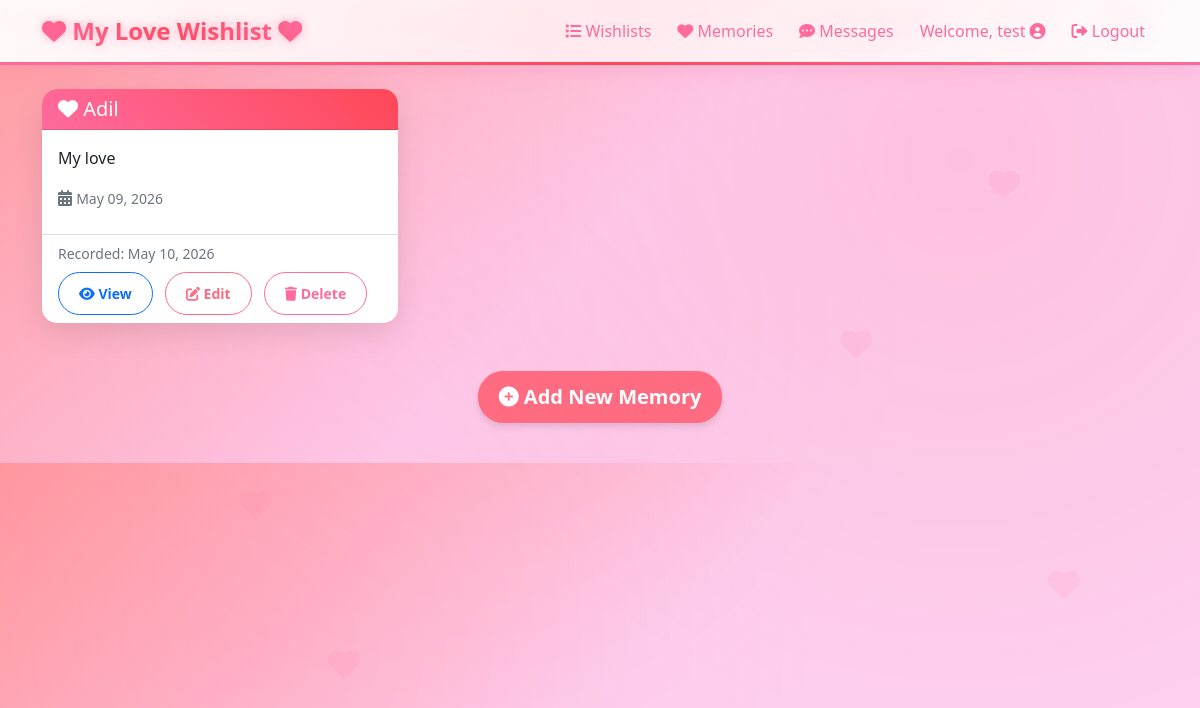
/memories/ (signed in), run on the app's committed database.
### wishlistapp/models.py (models this page shows, shortened)
class Memory(models.Model):
    title = models.CharField(max_length=200)
    description = models.TextField()
    memory_date = models.DateField(help_text="When did this memory happen?")
    created_at = models.DateTimeField(auto_now_add=True)
    updated_at = models.DateTimeField(auto_now=True)
    user = models.ForeignKey(User, on_delete=models.CASCADE, related_name='memories')

### wishlistapp/views.py (the view)
# urls.py: path('memories/', views.MemoryListView.as_view(), name='memory_list'),
class MemoryListView(LoginRequiredMixin, ListView):
    model = Memory
    template_name = 'wishlistapp/memory_list.html'
    context_object_name = 'memories'
    ordering = ['-memory_date']
    def get_queryset(self):
        if self.request.user.is_superuser:
            return Memory.objects.all()
        return Memory.objects.filter(user=self.request.user)

### wishlistapp/templates/wishlistapp/memory_list.html (shortened to what this page needs)
{% extends 'wishlistapp/base.html' %}
{% block content %}
<div class="row">
    {% for memory in memories %}
    <div class="col-md-6 col-lg-4 mb-4">
        <div class="card h-100">
            <div class="card-header">
                <h5 class="card-title mb-0">
                    <i class="fas fa-heart"></i> {{ memory.title }}
                </h5>
            </div>
            <div class="card-body">
                <p class="card-text">{{ memory.description|truncatechars:100 }}</p>
                <div class="mb-2">
                    <i class="fas fa-calendar-alt text-muted"></i>
                    <small class="text-muted">{{ memory.memory_date|date:"M d, Y" }}</small>
                </div>
            </div>
            <div class="card-footer bg-transparent">
                <div class="mb-2 text-muted small">
                    Recorded: {{ memory.created_at|date:"M d, Y" }}
                </div>
                <a href="{% url 'memory_detail' memory.pk %}" class="btn btn-outline-primary btn-sm me-2">
                    <i class="fas fa-eye"></i> View
                </a>
                {% if user == memory.user or user.is_superuser %}
                <a href="{% url 'memory_update' memory.pk %}" class="btn btn-outline-secondary btn-sm me-2">
                    <i class="fas fa-edit"></i> Edit
                </a>
                <a href="{% url 'memory_delete' memory.pk %}" class="btn btn-outline-danger btn-sm">
                    <i class="fas fa-trash"></i> Delete
                </a>
                {% endif %}
            </div>
        </div>
    </div>
    {% endfor %}
</div>
<div class="text-center mt-4">
    <a href="{% url 'memory_create' %}" class="btn btn-primary btn-lg">
        <i class="fas fa-plus-circle"></i> Add New Memory
    </a>
</div>
{% endblock %}

### wishlistapp/templates/wishlistapp/base.html (shortened to what this page needs)
<!DOCTYPE html>
{% load static %}
<html lang="en">
<head>
    <link href="https://cdn.jsdelivr.net/npm/bootstrap@5.1.3/dist/css/bootstrap.min.css" rel="stylesheet">
    <link href="https://cdnjs.cloudflare.com/ajax/libs/font-awesome/6.0.0/css/all.min.css" rel="stylesheet">
    <link rel="stylesheet" href="{% static 'css/styles.css' %}">
</head>
<body>
    <div class="heart-bg"></div>
    <div class="heart-bg"><i class="fas fa-heart"></i></div>
    <div class="heart-bg"><i class="fas fa-heart"></i></div>
    <div class="heart-bg"><i class="fas fa-heart"></i></div>
    <div class="heart-bg"><i class="fas fa-heart"></i></div>
    <div class="heart-bg"><i class="fas fa-heart"></i></div>
    <div class="falling-heart">❤️</div>
    <div class="falling-heart">💖</div>
    <div class="falling-heart">💕</div>
    <div class="falling-heart">💓</div>
    <div class="falling-heart">💗</div>
    <div class="falling-heart">💘</div>
    <div class="falling-heart">💝</div>
    <div class="falling-heart">💞</div>
    <div class="falling-heart">💟</div>
    <div class="falling-heart">💖</div>
    <div class="falling-heart">💕</div>
    <div class="falling-heart">💓</div>
    <div class="falling-heart">💗</div>
    <div class="falling-heart">💘</div>
    <div class="falling-heart">💝</div>
    <div class="falling-heart">💞</div>
    <div class="falling-heart">💟</div>
    <div class="falling-heart">❤️</div>
    <div class="falling-heart">💖</div>
    <div class="falling-heart">💕</div>
    <div class="falling-heart">💓</div>
    <div class="falling-heart">💗</div>
    <div class="falling-heart">💘</div>
    <div class="falling-heart">💝</div>
    <div class="falling-heart">💞</div>
    <div class="falling-heart">💟</div>
    <nav class="navbar navbar-expand-lg navbar-light">
        <div class="container">
            <a class="navbar-brand" href="{% url 'wishlist_list' %}">
                <i class="fas fa-heart heart"></i> My Love Wishlist <i class="fas fa-heart heart"></i>
            </a>
            <div class="collapse navbar-collapse" id="navbarNav">
                <ul class="navbar-nav ms-auto">
                    <li class="nav-item">
                        <a class="nav-link" href="{% url 'wishlist_list' %}">
                            <i class="fas fa-list"></i> Wishlists
                        </a>
                    </li>
                    <li class="nav-item">
                        <a class="nav-link" href="{% url 'memory_list' %}">
                            <i class="fas fa-heart"></i> Memories
                        </a>
                    </li>
                    {% if user.is_authenticated %}
                    <li class="nav-item">
                        <a class="nav-link position-relative" href="{% url 'chat_inbox' %}">
                            <i class="fas fa-comment-dots"></i> Messages
                        </a>
                    </li>
                    {% endif %}
                    {% if user.is_authenticated %}
                        <li class="nav-item">
                            <span class="nav-link">Welcome, {{ user.username }} <i class="fas fa-user-circle"></i>
                                {% if user.is_superuser %}<span class="badge bg-danger ms-1">Admin</span>{% endif %}</span>
                        </li>
                        <li class="nav-item">
                            <a class="nav-link" href="{% url 'logout' %}">
                                <i class="fas fa-sign-out-alt"></i> Logout
                            </a>
                        </li>
                    {% endif %}
                </ul>
            </div>
        </div>
    </nav>
    <div class="container mt-4">
        {% block content %}{% endblock %}
    </div>
    <footer class="footer"></footer>
</html>

### static/css/styles.css (style rules this page uses)
body { background: linear-gradient(135deg, #ff9a9e 0%, #fecfef 50%, #fecfef 100%); font-family: 'Segoe UI', Tahoma, Geneva, Verdana, sans-serif; position: relative; overflow-x: hidden; }
body::before { content: ''; position: fixed; top: 0; left: 0; width: 100%; height: 100%; background-image: radial-gradient(circle at 20% 80%, rgba(255, 107, 157, 0.1) 0%, transparent 50%), radial-gradient(circle at 80% 20%, rgba(255, 71, 87, 0.1) 0%, transparent 50%), radial-gradient(circle at 40% 40%, rgba(255, 107, 157, 0.05) 0%, transparent 50%); pointer-events: none; z-index: -1; }
.heart-bg { position: fixed; font-size: 2rem; color: rgba(255, 107, 157, 0.1); pointer-events: none; z-index: -1; animation: float 6s ease-in-out infinite; }
.heart-bg:nth-child(1) { top: 10%; left: 10%; animation-delay: 0s; }
.heart-bg:nth-child(2) { top: 20%; right: 15%; animation-delay: 1s; }
.heart-bg:nth-child(3) { top: 60%; left: 20%; animation-delay: 2s; }
.heart-bg:nth-child(4) { top: 70%; right: 10%; animation-delay: 3s; }
.heart-bg:nth-child(5) { top: 40%; left: 70%; animation-delay: 4s; }
.heart-bg:nth-child(6) { top: 80%; right: 70%; animation-delay: 5s; }
.falling-heart { position: fixed; font-size: 2rem; color: #ff4757; pointer-events: none; z-index: -2; animation: fall 10s linear infinite; opacity: 0.7; }
.falling-heart:nth-child(10) { font-size: 1.7rem; animation: fall 10s linear infinite, pulse 2s ease-in-out infinite; }
.falling-heart:nth-child(15) { font-size: 2.5rem; animation: fall 10s linear infinite, pulse 2s ease-in-out infinite; }
.falling-heart:nth-child(20) { font-size: 2.4rem; animation: fall 10s linear infinite, pulse 2s ease-in-out infinite; }
.falling-heart:nth-child(25) { font-size: 2.1rem; animation: fall 10s linear infinite, pulse 2s ease-in-out infinite; }
.falling-heart:nth-child(30) { font-size: 1.8rem; animation: fall 10s linear infinite, pulse 2s ease-in-out infinite; }
.navbar { background: linear-gradient(135deg, rgba(255, 255, 255, 0.95) 0%, rgba(255, 235, 239, 0.95) 50%, rgba(255, 255, 255, 0.95) 100%); backdrop-filter: blur(15px); border-bottom: 3px solid transparent; border-image: linear-gradient(90deg, #ff6b9d, #ff4757, #ff6b9d) 1; box-shadow: 0 4px 20px rgba(255, 107, 157, 0.2); animation: navbarGlow 3s ease-in-out infinite alternate; }
.navbar-brand { color: #ff6b9d !important; font-weight: bold; font-size: 1.5rem; text-shadow: 0 0 10px rgba(255, 107, 157, 0.5); animation: brandPulse 2s ease-in-out infinite; background: linear-gradient(45deg, #ff6b9d, #ff4757, #ff6b9d); -webkit-background-clip: text; -webkit-text-fill-color: transparent; background-clip: text; }
.navbar-nav .nav-link { color: #ff6b9d !important; font-weight: 500; transition: all 0.3s ease; position: relative; border-radius: 20px; padding: 8px 15px; margin: 0 5px; }
.navbar-nav .nav-link::after { content: ''; position: absolute; bottom: -5px; left: 50%; width: 0; height: 2px; background: linear-gradient(90deg, #ff6b9d, #ff4757); transition: all 0.3s ease; transform: translateX(-50%); }
.btn { border-radius: 25px; padding: 10px 20px; font-weight: bold; transition: all 0.3s ease; }
.btn-primary { background-color: #ff6b81; border-color: #ff6b81; box-shadow: 0 4px 6px rgba(0, 0, 0, 0.1); }
.btn-outline-secondary { color: #ff6b81; border-color: #ff6b81; background-color: transparent; }
.card { border: none; border-radius: 15px; box-shadow: 0 10px 30px rgba(0,0,0,0.1); transition: transform 0.3s ease; }
.card-header { background: linear-gradient(45deg, #ff6b9d, #ff4757); color: white; border-radius: 15px 15px 0 0 !important; }
.btn-outline-danger { color: #ff6b9d; border-color: #ff6b9d; }
.heart { color: #ff4757; }
.footer { text-align: center; padding: 20px; color: #666; }

### data on the page
Memory: title "Adil", description "My love", memory_date "May 09, 2026", created_at "May 10, 2026", shows "Edit"

### other printed values
{{ user.username }} "test"
